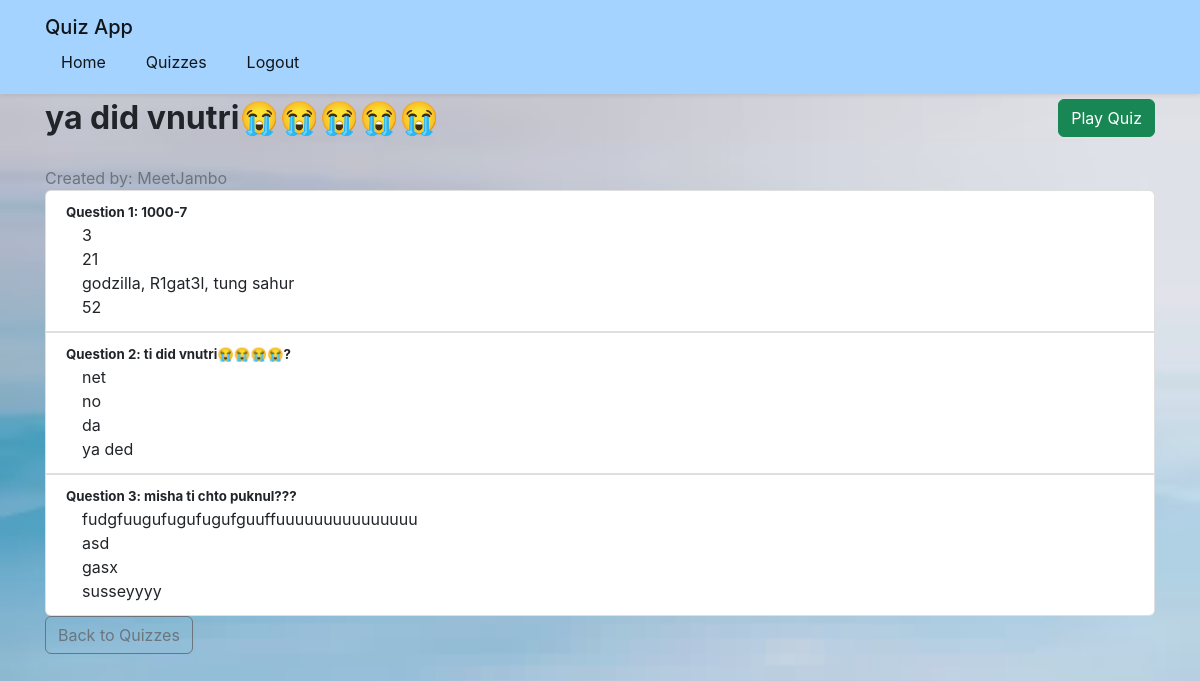
Page /quiz/8 (signed in) on the committed database.
### app/models.py (models this page shows)
class Quiz(db.Model):
    id = db.Column(db.Integer, primary_key = True)
    title = db.Column(db.String(75), nullable=False)
    username = db.Column(db.String(50))
    user_id = db.Column(db.Integer, db.ForeignKey('user.id'), nullable = False)
    questions = db.relationship('Question', backref='question',lazy = True)

class User(db.Model, UserMixin):
    id = db.Column(db.Integer, primary_key = True)
    username = db.Column(db.String(25), unique=True, nullable=False)
    email = db.Column(db.String(411),unique=True, nullable= False)
    password = db.Column(db.String(25), nullable = False)
    quizzes = db.relationship('Quiz', backref='creator', lazy=True)

class Question(db.Model):
    id = db.Column(db.Integer, primary_key = True)
    text = db.Column(db.String(150), nullable=False)
    quiz_id = db.Column(db.Integer, db.ForeignKey('quiz.id'), nullable = False)
    answers = db.relationship('Answer', backref='question',lazy = True)

class Answer(db.Model):
    id = db.Column(db.Integer, primary_key = True)
    text = db.Column(db.String(50), nullable=False)
    is_right = db.Column(db.Boolean, default=False)
    question_id = db.Column(db.Integer, db.ForeignKey('question.id'), nullable=False)

### app/quiz/routes.py (the view)
@quiz_bp.route('/quiz/<int:quiz_id>')
@login_required
def view_quiz(quiz_id):
    quiz = Quiz.query.get_or_404(quiz_id)
    return render_template('quiz/view_quiz.html',title=quiz.title, quiz=quiz)

### app/models.py (called while the page is built)
@login_manager.user_loader
def load_user(user_id):
    return User.query.get(int(user_id))

### app/templates/quiz/view_quiz.html (shortened to what this page needs)
{% extends "base.html" %}
{% block content %}
<div class="d-flex justify-content-between align-items-center mb-4">
    <h1>{{ quiz.title }}</h1>
    <a href="{{ url_for('quiz.Play_qizz', quiz_id=quiz.id) }}" class="btn btn-success">Play Quiz</a>
</div>
<p class="text-muted">Created by: {{ quiz.creator.username }}</p>
<div class="list-group">
    {% for question in quiz.questions %}
    <div class="list-group-item mb-3">
        <h5>Question {{ loop.index }}: {{ question.text }}</h5>
        <ul class="list-unstyled">
            {% for answer in question.answers %}
            <li class="ms-3">
                {{ answer.text }}
            </li>
            {% endfor %}
        </ul>
    </div>
    {% endfor %}
</div>
<a href="{{ url_for('quiz.quiz_home') }}" class="btn btn-outline-secondary">Back to Quizzes</a>
{% endblock %}

### app/static/css/styles.css (style rules this page uses)
:root { --primary: #0d6efd; --secondary: #6c757d; --success: #198754; --danger: #dc3545; --warning: #ffc107; --info: #0dcaf0; --light: #f8f9fa; --dark: #212529; --white: #fff; --blue-light: #a5d3ff; --border-radius: 0.375rem; --box-shadow: 0 0.5rem 1rem rgba(0, 0, 0, 0.15); }
* { box-sizing: border-box; margin: 0; padding: 0; }
body { font-family: -apple-system, BlinkMacSystemFont, "Segoe UI", Roboto, "Helvetica Neue", Arial, sans-serif; line-height: 1.5; color: #212529; background-image: url('/static/images/actual-Bg.png'); background-size: cover; background-position: center; background-attachment: fixed; min-height: 100vh; position: relative; }
body::before { content: ""; position: fixed; top: 0; left: 0; right: 0; bottom: 0; background-color: rgba(255, 255, 255, 0.1); z-index: -1; }
.btn { display: inline-block; font-weight: 400; line-height: 1.5; color: #212529; text-align: center; text-decoration: none; vertical-align: middle; cursor: pointer; user-select: none; background-color: transparent; border: 1px solid transparent; padding: 0.375rem 0.75rem; font-size: 1rem; border-radius: var(--border-radius); transition: color 0.15s ease-in-out, background-color 0.15s ease-in-out, border-color 0.15s ease-in-out, box-shadow 0.15s ease-in-out; }
.btn-success { color: var(--white); background-color: var(--success); border-color: var(--success); }
.btn-outline-secondary { color: var(--secondary); border-color: var(--secondary); }
.text-muted { color: #6c757d !important; }
.mb-4 { margin-bottom: 1.5rem !important; }
.d-flex { display: flex !important; }
.justify-content-between { justify-content: space-between !important; }
.align-items-center { align-items: center !important; }
.list-group { display: flex; flex-direction: column; padding-left: 0; margin-bottom: 0; border-radius: var(--border-radius); }
.list-group-item { position: relative; display: block; padding: 0.75rem 1.25rem; background-color: var(--white); border: 1px solid rgba(0, 0, 0, 0.125); }
.list-group-item:first-child { border-top-left-radius: inherit; border-top-right-radius: inherit; }
.list-group-item:last-child { border-bottom-left-radius: inherit; border-bottom-right-radius: inherit; }
.list-unstyled { padding-left: 0; list-style: none; }
.ms-3 { margin-left: 1rem !important; }

### rows in the picture
Quiz: title "ya did vnutri😭😭😭😭😭"
User: creator.username "MeetJambo"
Question: text "1000-7"
Answer: text "3"
Answer: text "21"
Answer: text "godzilla, R1gat3l, tung sahur"
Answer: text "52"
Question: text "ti did vnutri😭😭😭😭?"
Answer: text "net"
Answer: text "no"
Answer: text "da"
Answer: text "ya ded"
Question: text "misha ti chto puknul???"
Answer: text "fudgfuugufugufugufguuffuuuuuuuuuuuuuuu"
Answer: text "asd"
Answer: text "gasx"
Answer: text "susseyyyy"
